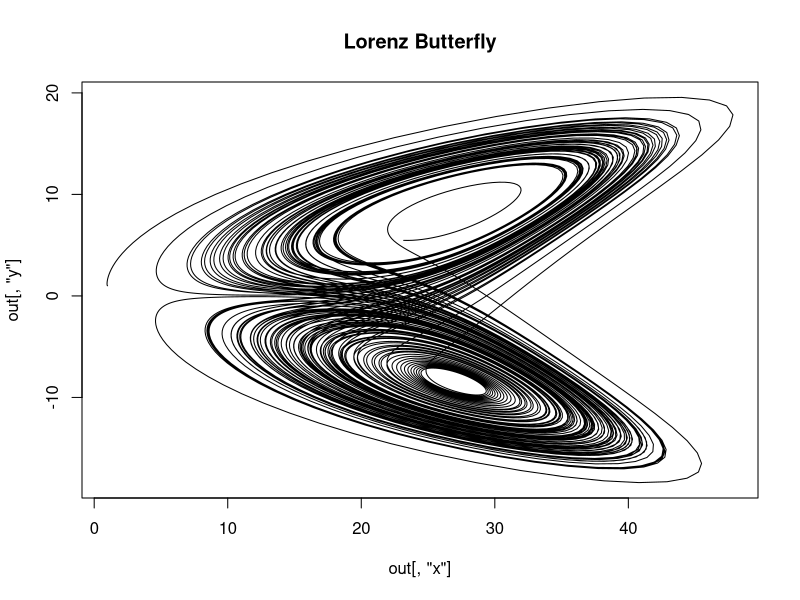

Reproduce this figure in R.
library(deSolve)
chaos<-function(t, state, parameters){
  with(as.list(c(state)), {
    dx <- -8/3 * x + y * z
    dy <- -10 * (y - z)
    dz <- - x *y + 28 * y - z
    list(c(dx, dy, dz))
  })
}
state <- c(x = 1, y = 1, z = 1)
times <- seq(0, 100, 0.01)
out <-vode(state, times, chaos, 0)

plot(out[,"x"], out[,"y"], type = "l", main = "Lorenz Butterfly")
